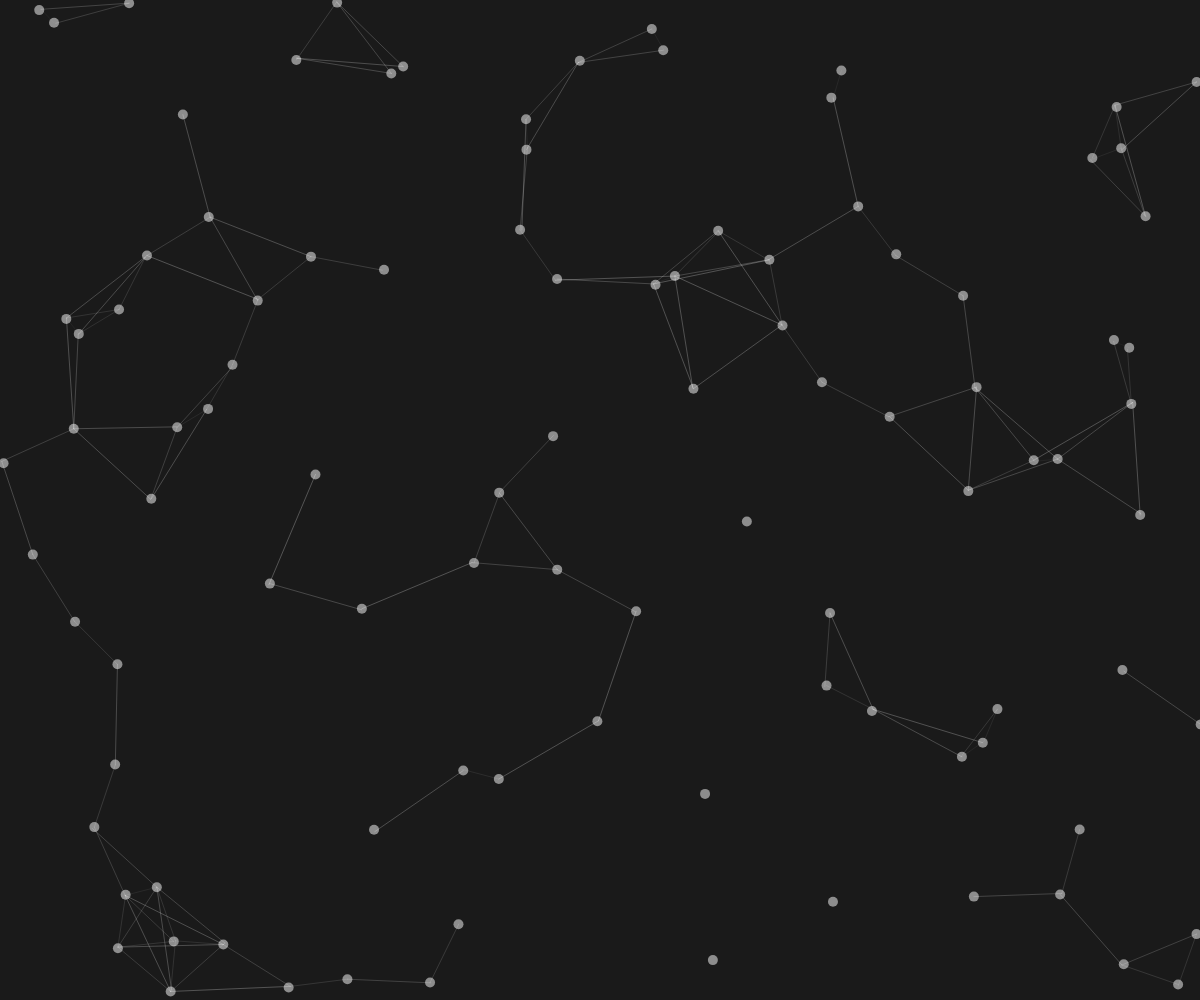
Frame 1 (no input)
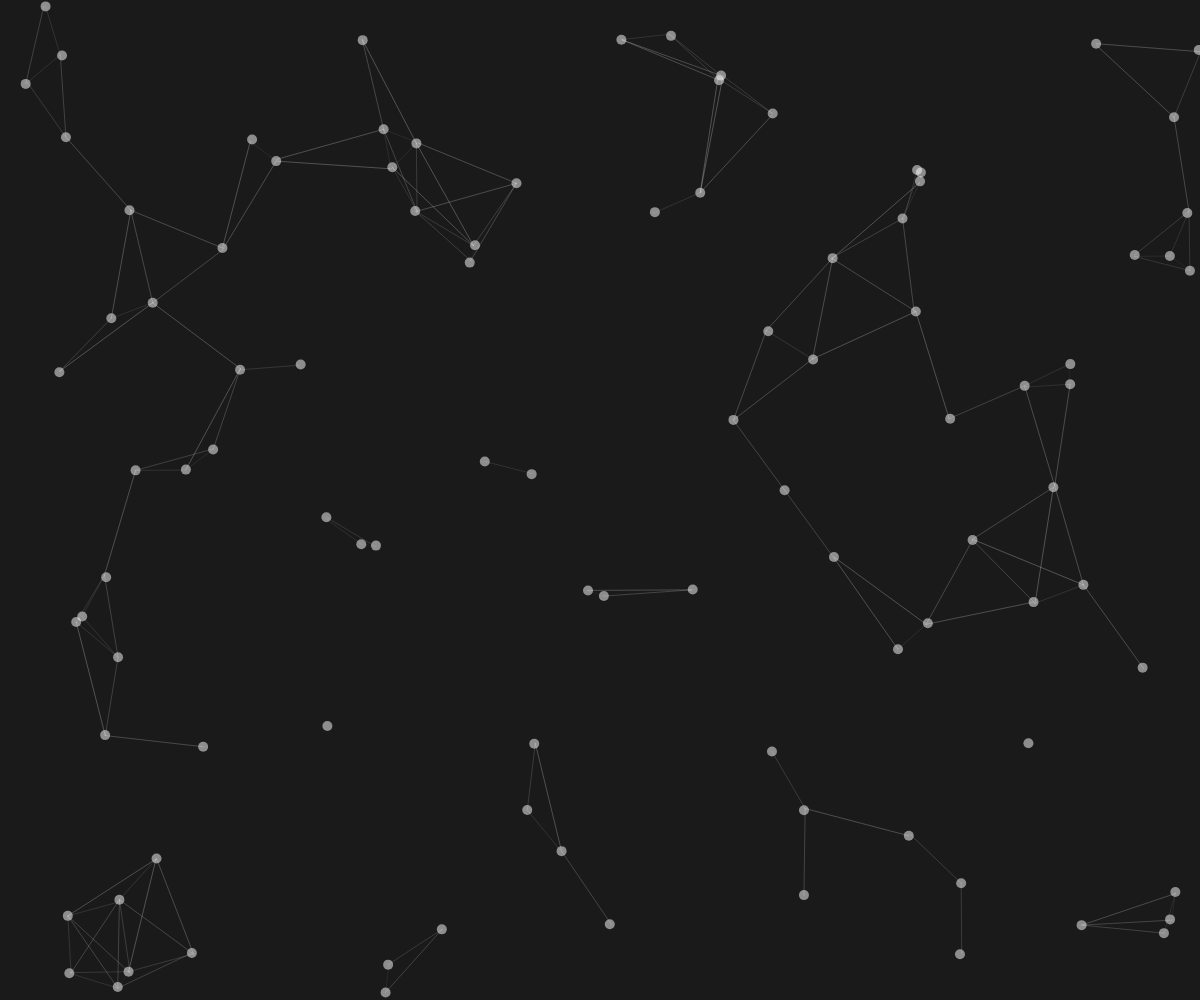
Frame 60 (no input)
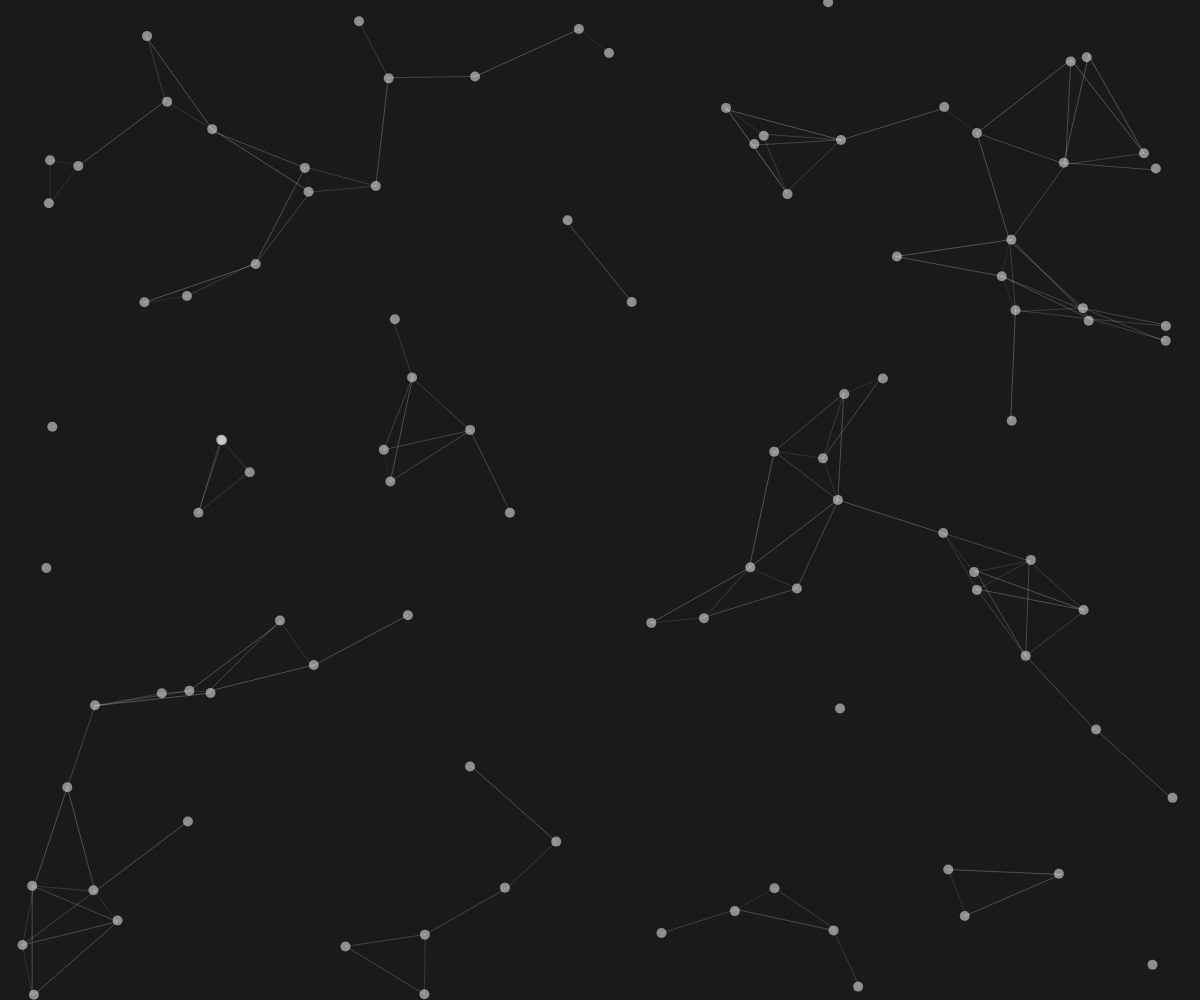
Frame 120 (the mouse pressed at the canvas centre since frame 60)

The p5.js sketch that drew these frames (run headless with seeded random() and noise() and a simulated clock; from frame 60 on, the mouse is pressed at the canvas centre):

// p5.js sketch
// ── sketch.js
const particles = [];
function setup() {
    createCanvas(window.innerWidth, window.innerHeight);
    const particlesLength = Math.min(Math.floor(window.innerWidth / 10), 100);
    for(let i = 0; i < particlesLength; i++) {
        particles.push(new Particle());
    }
}

function draw(){
    background(26);
    particles.forEach((particle, idx) => {
        particle.update();
        particle.draw();
        particle.checkParticles(particles.slice(idx));
    });
}

class Particle {
    constructor() {
        this.pos = createVector(random(width), random(height));
        this.vel = createVector(random(-2, 2), random(-2, 2));
        this.size = 5;
    }

    update() {
        this.pos.add(this.vel);
        this.edges();
    }

    draw() {
        noStroke();
        fill('rgba(255, 255, 255, 0.5)');
        circle(this.pos.x, this.pos.y, this.size * 2);
    }

    edges() {
        if (this.pos.x < 0 || this.pos.x > width) {
            this.vel.x *= -1;
        }

        if (this.pos.y < 0 || this.pos.y > height) {
            this.vel.y *= -1;
        }
    }
    checkParticles(particles) {
        particles.forEach(particle => {
            const d = dist(this.pos.x, this.pos.y, particle.pos.x, particle.pos.y);
            if (d < 120) {
                const alpha = map(d, 0, 120, 0, 0.25)
                stroke(`rgba(255, 255, 255, ${alpha})`);
                line(this.pos.x, this.pos.y, particle.pos.x, particle.pos.y)
            }
        });
    }
}
